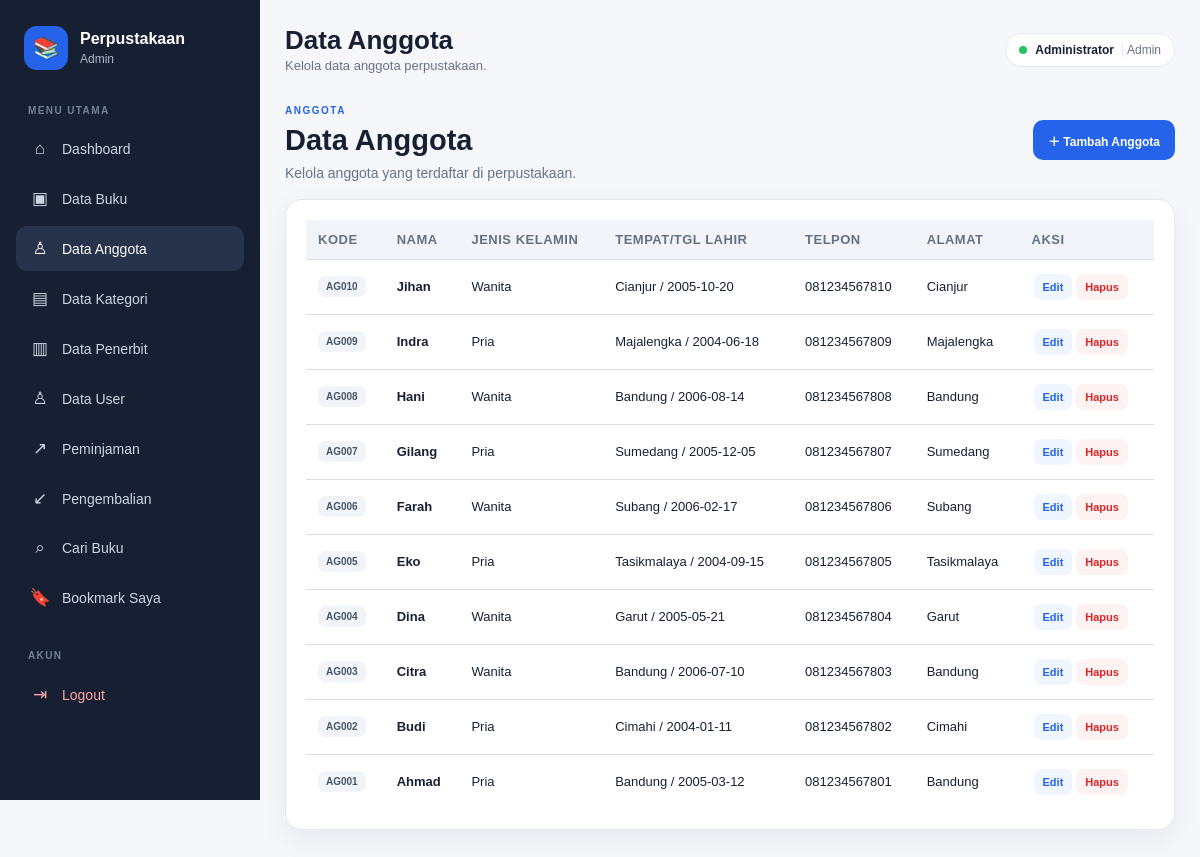
/anggota/anggota.php (signed in), run on the app's committed database.
### tables this page shows
CREATE TABLE `anggota` (
  `id` int(10) UNSIGNED NOT NULL,
  `kode_anggota` varchar(20) NOT NULL,
  `nama` varchar(100) NOT NULL,
  `jenis_kelamin` enum('pria','wanita') DEFAULT NULL,
  `tempat_lahir` varchar(100) DEFAULT NULL,
  `tanggal_lahir` date DEFAULT NULL,
  `telpon` varchar(12) DEFAULT NULL,
  `alamat` text DEFAULT NULL,
  `foto` varchar(255) DEFAULT NULL
);

### config/app.php (called while the page is built, shortened)
<?php
function url($path = "")
{
  $path = ltrim($path, "/");
  return BASE_URL . ($path !== "" ? "/" . $path : "");
}
if (!function_exists("e")) {
  function e($value)
  {
    return htmlspecialchars((string) $value, ENT_QUOTES, "UTF-8");
  }
}

### anggota/anggota.php (the view, shortened to what this page needs)
<?php
require_once __DIR__ . "/../config/connection.php";
$rows = $conn->query("SELECT * FROM anggota ORDER BY id DESC");
require_once __DIR__ . "/../includes/layout_header.php";
?>
<section class="page-intro">
    <div><span class="page-label">ANGGOTA</span>
        <h1>Data Anggota</h1>
        <p>Kelola anggota yang terdaftar di perpustakaan.</p>
    </div><a href="<?= e(
      url("anggota/anggota_form.php")
    ) ?>" class="btn primary">＋ Tambah Anggota</a>
</section>
<section class="panel">
    <div class="table-wrap">
        <table>
            <thead>
                <tr>
                    <th>Kode</th>
                    <th>Nama</th>
                    <th>Jenis Kelamin</th>
                    <th>Tempat/Tgl Lahir</th>
                    <th>Telpon</th>
                    <th>Alamat</th>
                    <th>Aksi</th>
                </tr>
            </thead>
            <tbody><?php if ($rows->num_rows):
              while ($r = $rows->fetch_assoc()): ?><tr>
                            <td data-label="Kode"><span class="book-code"><?= e(
                              $r["kode_anggota"]
                            ) ?></span></td>
                            <td data-label="Nama"><b><?= e(
                              $r["nama"]
                            ) ?></b></td>
                            <td data-label="Jenis Kelamin"><?= e(
                              ucfirst($r["jenis_kelamin"] ?? "-")
                            ) ?></td>
                            <td data-label="Tempat/Tgl Lahir"><?= e(
                              $r["tempat_lahir"] ?? "-"
                            ) ?> / <?= e($r["tanggal_lahir"] ?? "-") ?></td>
                            <td data-label="Telpon"><?= e(
                              $r["telpon"] ?? "-"
                            ) ?></td>
                            <td data-label="Alamat"><?= e(
                              $r["alamat"] ?? "-"
                            ) ?></td>
                            <td data-label="Aksi" class="actions-cell"><a class="action edit" href="<?= e(
                              url("anggota/anggota_form.php")
                            ) ?>?id=<?= $r[
  "id"
] ?>">Edit</a><a class="action delete" href="<?= e(
  url("anggota/anggota.php")
) ?>?hapus=<?= $r[
  "id"
] ?>" onclick="return confirm('Hapus anggota ini?')">Hapus</a></td>
                        </tr><?php endwhile;
            else:
               ?><tr>
                        <td colspan="7" class="empty">Belum ada anggota.</td>
                    </tr><?php
            endif; ?></tbody>
        </table>
    </div>
</section>
<?php require_once __DIR__ . "/../includes/layout_footer.php"; ?>

### assets/css/style.css (style rules this page uses)
* { box-sizing: border-box; margin: 0; padding: 0; }
:root { --nav: #172033; --nav-2: #26334a; --primary: #2563eb; --primary-dark: #1d4ed8; --bg: #f5f7fb; --white: #ffffff; --text: #172033; --muted: #687386; --border: #e4e9f0; --green: #047857; --red: #b91c1c; --orange: #c2410c; --shadow: 0 10px 30px rgba(15, 23, 42, 0.06); --shadow-hover: 0 15px 35px rgba(15, 23, 42, 0.10); --radius: 12px; --radius-lg: 17px; }
html { scroll-behavior: smooth; }
body { font-family: Arial, Helvetica, sans-serif; background: var(--bg); color: var(--text); min-height: 100vh; }
a { color: inherit; }
.hero-panel, .panel, .stat-card, .summary-card, .search-hero, .search-results { background: #ffffff; border: 1px solid var(--border); border-radius: var(--radius-lg); box-shadow: var(--shadow); }
.panel { padding: 20px; margin-bottom: 20px; }
.hero-panel h1, .page-intro h1, .search-hero h1 { font-size: 29px; line-height: 1.25; margin: 4px 0 7px; }
.hero-panel p, .page-intro p, .search-hero p { color: var(--muted); font-size: 14px; }
.page-label { display: inline-block; color: var(--primary); font-size: 10px; font-weight: 800; letter-spacing: 1.5px; }
.page-intro { display: flex; align-items: center; justify-content: space-between; gap: 20px; margin-bottom: 18px; }
.btn { display: inline-flex; align-items: center; justify-content: center; min-height: 40px; padding: 9px 14px; border: 1px solid transparent; border-radius: 10px; text-decoration: none; background: #eef2f7; color: #334155; font-weight: 700; font-size: 12px; cursor: pointer; transition: background 0.18s ease, transform 0.18s ease, filter 0.18s ease; }
.btn.primary { background: var(--primary); color: #ffffff; }
.table-wrap, .table-container { width: 100%; overflow-x: auto; -webkit-overflow-scrolling: touch; }
table { width: 100%; border-collapse: collapse; min-width: 760px; background: #ffffff; }
th, td { padding: 13px 12px; border-bottom: 1px solid var(--border); text-align: left; font-size: 12px; vertical-align: middle; }
th { background: #f8fafc; color: #667085; text-transform: uppercase; font-size: 10px; letter-spacing: 0.5px; white-space: nowrap; }
tbody tr:last-child td { border-bottom: 0; }
table th, table td { padding: 12px; border-bottom: 1px solid #ddd; text-align: left; font-size: 13px; }
table th { background: #f1f5f9; font-weight: bold; }
.book-code { display: inline-flex; padding: 5px 8px; border-radius: 7px; background: #f1f5f9; color: #475569; font-size: 10px; font-weight: 800; white-space: nowrap; }
.actions-cell { white-space: nowrap; }
.action { display: inline-flex; padding: 7px 9px; border-radius: 8px; text-decoration: none; font-size: 11px; font-weight: 700; margin: 2px; }
.action.edit { background: #eff6ff; color: var(--primary); }
.action.delete { background: #fef2f2; color: #dc2626; }

### data on the page
anggota: kode_anggota "AG010", nama "Jihan", jenis_kelamin "Wanita", tempat_lahir "Cianjur", tanggal_lahir "2005-10-20", telpon "081234567810", alamat "Cianjur"
anggota: kode_anggota "AG009", nama "Indra", jenis_kelamin "Pria", tempat_lahir "Majalengka", tanggal_lahir "2004-06-18", telpon "081234567809", alamat "Majalengka"
anggota: kode_anggota "AG008", nama "Hani", jenis_kelamin "Wanita", tempat_lahir "Bandung", tanggal_lahir "2006-08-14", telpon "081234567808", alamat "Bandung"
anggota: kode_anggota "AG007", nama "Gilang", jenis_kelamin "Pria", tempat_lahir "Sumedang", tanggal_lahir "2005-12-05", telpon "081234567807", alamat "Sumedang"
anggota: kode_anggota "AG006", nama "Farah", jenis_kelamin "Wanita", tempat_lahir "Subang", tanggal_lahir "2006-02-17", telpon "081234567806", alamat "Subang"
anggota: kode_anggota "AG005", nama "Eko", jenis_kelamin "Pria", tempat_lahir "Tasikmalaya", tanggal_lahir "2004-09-15", telpon "081234567805", alamat "Tasikmalaya"
anggota: kode_anggota "AG004", nama "Dina", jenis_kelamin "Wanita", tempat_lahir "Garut", tanggal_lahir "2005-05-21", telpon "081234567804", alamat "Garut"
anggota: kode_anggota "AG003", nama "Citra", jenis_kelamin "Wanita", tempat_lahir "Bandung", tanggal_lahir "2006-07-10", telpon "081234567803", alamat "Bandung"
anggota: kode_anggota "AG002", nama "Budi", jenis_kelamin "Pria", tempat_lahir "Cimahi", tanggal_lahir "2004-01-11", telpon "081234567802", alamat "Cimahi"
anggota: kode_anggota "AG001", nama "Ahmad", jenis_kelamin "Pria", tempat_lahir "Bandung", tanggal_lahir "2005-03-12", telpon "081234567801", alamat "Bandung"

### other printed values
$level ?: 'User' "Admin"
$pageTitle "Data Anggota"
$pageDescription "Kelola data anggota perpustakaan."
$_SESSION['nama'] "Administrator"
$_SESSION['level'] "Admin"
